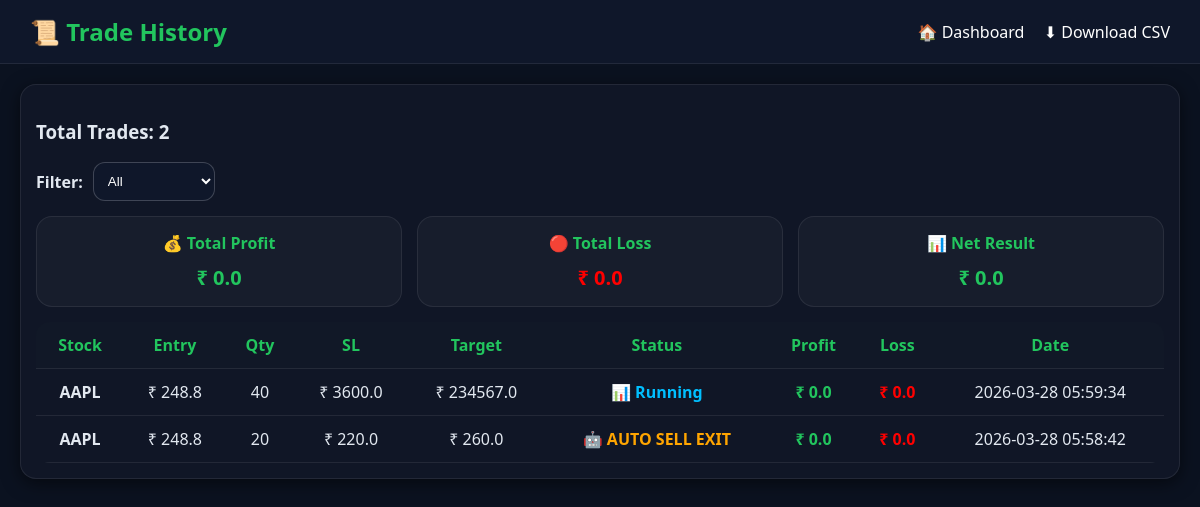
Screenshot of /trade_history (signed in) with the database file from the repository.
### tables this page shows
CREATE TABLE trades (
        id INTEGER PRIMARY KEY AUTOINCREMENT,
        user_id INTEGER,
        symbol TEXT,
        entry_price REAL,
        quantity INTEGER,
        stop_loss REAL,
        target REAL,
        status TEXT,
        profit REAL,
        loss REAL,
        date TIMESTAMP DEFAULT CURRENT_TIMESTAMP
    );

### app.py (the view)
@app.route("/trade_history")
def trade_history():
    if "user_id" not in session:
        return redirect("/login")
    status_filter = request.args.get("status")
    conn = get_db()
    cursor = conn.cursor()
    if status_filter and status_filter != "ALL":
        cursor.execute(
            "SELECT * FROM trades WHERE user_id=? AND status LIKE ? ORDER BY id DESC",
            (session["user_id"], f"%{status_filter}%")
        )
    else:
        cursor.execute(
            "SELECT * FROM trades WHERE user_id=? ORDER BY id DESC",
            (session["user_id"],)
        )
    trades = cursor.fetchall()
    conn.close()
    total_profit = sum([t[8] for t in trades])
    total_loss = sum([t[9] for t in trades])
    net = total_profit - total_loss
    return render_template(
        "trade_history.html",
        trades=trades,
        total_profit=round(total_profit, 2),
        total_loss=round(total_loss, 2),
        net=round(net, 2),
        status_filter=status_filter if status_filter else "ALL"
    )

### app.py (called while the page is built)
def get_db():
    return sqlite3.connect("database.db")

### templates/trade_history.html (shortened to what this page needs)
<!DOCTYPE html>
<html>
<head>
</head>
<body>
<div class="navbar">
    <h2>📜 Trade History</h2>
    <div>
        <a href="/dashboard">🏠 Dashboard</a>
        <a href="/download_history">⬇ Download CSV</a>
    </div>
</div>
<div class="container">
<div class="card">
    <h3>Total Trades: {{trades|length}}</h3>
    <div class="filter-box">
        <b>Filter:</b>
        <form method="GET" action="/trade_history">
            <select name="status" onchange="this.form.submit()">
                <option value="ALL" {% if status_filter=="ALL" %}selected{% endif %}>All</option>
            </select>
        </form>
    </div>
    <div class="summary">
        <div class="box">
            <h4>💰 Total Profit</h4>
            <p class="profit">₹ {{total_profit}}</p>
        </div>
        <div class="box">
            <h4>🔴 Total Loss</h4>
            <p class="loss">₹ {{total_loss}}</p>
        </div>
        <div class="box">
            <h4>📊 Net Result</h4>
            {% if net >= 0 %}
            <p class="profit">₹ {{net}}</p>
            {% else %}
            <p class="loss">₹ {{net}}</p>
            {% endif %}
        </div>
    </div>
    {% if trades %}
    <table>
        <tr>
            <th>Stock</th>
            <th>Entry</th>
            <th>Qty</th>
            <th>SL</th>
            <th>Target</th>
            <th>Status</th>
            <th>Profit</th>
            <th>Loss</th>
            <th>Date</th>
        </tr>
        {% for t in trades %}
        <tr>
            <td><b>{{t[2]}}</b></td>
            <td>₹ {{t[3]}}</td>
            <td>{{t[4]}}</td>
            <td>₹ {{t[5]}}</td>
            <td>₹ {{t[6]}}</td>
            <td>
            {% if "Target" in t[7] %}
                <span class="profit"> {{t[7]}}</span>
            {% elif "Stop" in t[7] %}
                <span class="loss"> {{t[7]}}</span>
            {% elif "AUTO SELL" in t[7] %}
                <span style="color:orange; font-weight:bold;"> {{t[7]}}</span>
            {% elif "AUTO BUY" in t[7] %}
                <span class="profit">🤖 {{t[7]}}</span>
            {% else %}
                <span class="running">📊 {{t[7]}}</span>
            {% endif %}
            </td>
            <td class="profit">₹ {{t[8]}}</td>
            <td class="loss">₹ {{t[9]}}</td>
            <td>{{t[10]}}</td>
        </tr>
        {% endfor %}
    </table>
    {% else %}
    <div class="empty">
        <h3>No Trades Yet 📭</h3>
        <p>Start trading to see history here</p>
    </div>
    {% endif %}
</div>
</div>
</body>
</html>

### templates/trade_history.html (style rules this page uses)
body { font-family:'Segoe UI', Arial; background:#0b1220; margin:0; color:#e2e8f0; }
.navbar { background:#0f172a; color:white; padding:15px 30px; display:flex; justify-content:space-between; align-items:center; border-bottom:1px solid rgba(255,255,255,0.08); }
.navbar h2 { margin:0; color:#22c55e; }
.navbar a { color:white; text-decoration:none; margin-left:15px; font-weight:500; }
.container { padding:20px; }
.card { background:rgba(17,24,39,0.95); padding:15px; border-radius:16px; box-shadow:0 4px 18px rgba(0,0,0,0.55); border:1px solid rgba(255,255,255,0.08); margin-bottom:15px; }
.summary { display:flex; gap:15px; margin:15px 0; }
.summary .box { flex:1; text-align:center; padding:15px; border-radius:16px; background:rgba(255,255,255,0.03); border:1px solid rgba(255,255,255,0.08); }
.summary .box h4 { margin:0; color:#22c55e; }
.summary .box p { font-size:20px; margin:10px 0 0; }
.filter-box { margin:15px 0; display:flex; align-items:center; gap:10px; }
select { padding:10px; border-radius:12px; background:#0f172a; color:white; border:1px solid rgba(255,255,255,0.2); outline:none; }
table { width:100%; border-collapse:collapse; margin-top:10px; overflow:hidden; border-radius:14px; }
th { background:#111827; color:#22c55e; padding:12px; border-bottom:1px solid rgba(255,255,255,0.08); }
td { padding:12px; border-bottom:1px solid rgba(255,255,255,0.08); text-align:center; }
.running { color:deepskyblue; font-weight:bold; }
.profit { color:#22c55e; font-weight:bold; }
.loss { color:red; font-weight:bold; }

### rows the page displays
trades: symbol "AAPL", entry_price "248.8", quantity "40", stop_loss "3600.0", target "234567.0", status "Running", profit "0.0", loss "0.0", date "2026-03-28 05:59:34"
trades: symbol "AAPL", entry_price "248.8", quantity "20", stop_loss "220.0", target "260.0", status "🤖 AUTO SELL EXIT", profit "0.0", loss "0.0", date "2026-03-28 05:58:42"

### other values shown
{{ trades|length }} "2"
{{ total_profit }} "0.0"
{{ total_loss }} "0.0"
{{ net }} "0.0"
